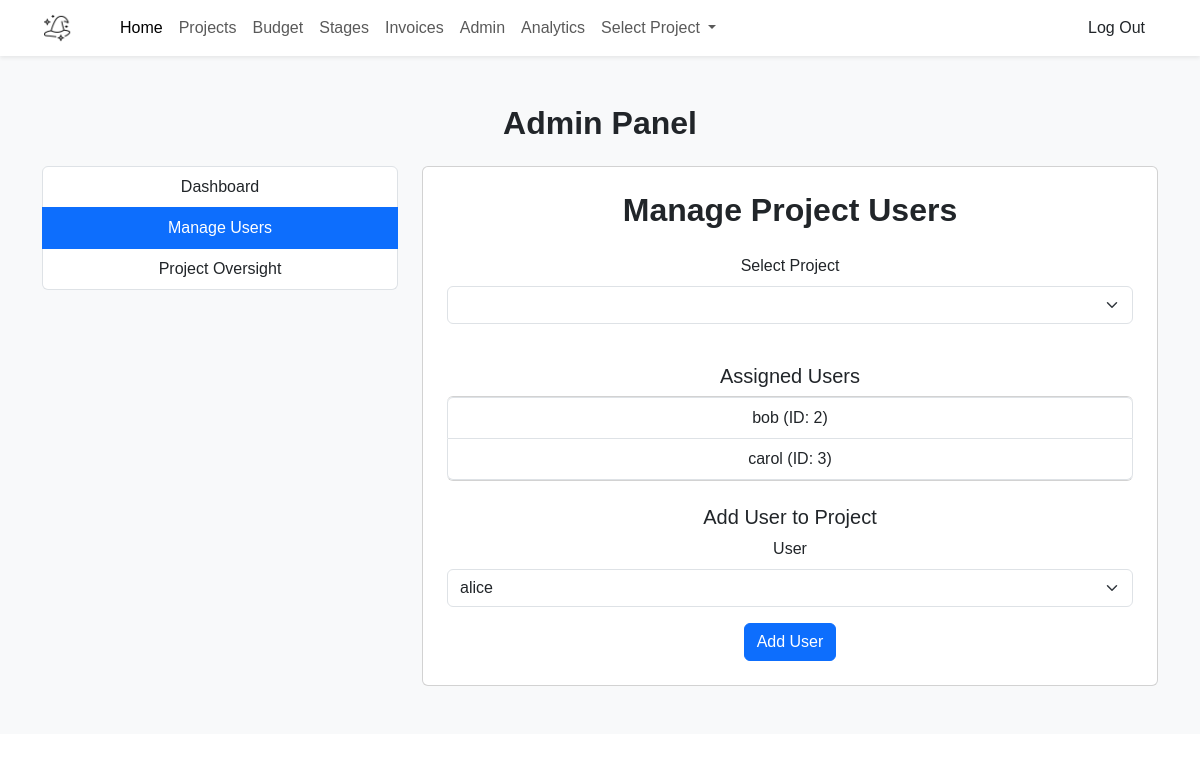
Page /admin/users (signed in) on the committed database.
### tables this page shows
CREATE TABLE users (
    user_id INT AUTO_INCREMENT PRIMARY KEY,
    username VARCHAR(20) NOT NULL UNIQUE,
    email VARCHAR(50) NOT NULL UNIQUE,
    password_hash VARCHAR(50) NOT NULL,
    is_admin TINYINT(1) NOT NULL,
    is_active TINYINT(1) NOT NULL,
    created_at DATETIME DEFAULT CURRENT_TIMESTAMP
);

### src/Controllers/AdminController.php (called while the page is built, shortened)
<?php
class AdminController extends BaseController
{
     public function manageUsers()
    {
        $db = new Database();
        $conn = $db->connect();
        $userStmt = $conn->prepare("SELECT user_id, username FROM users");
        $userStmt->execute();
        $users = $userStmt->fetchAll(PDO::FETCH_ASSOC);
        $selectedProjectId = $_SESSION['project_id'] ?? 0;
        $assignedStmt = $conn->prepare(
            "SELECT u.user_id, u.username
             FROM users u
             JOIN project_users pu ON u.user_id = pu.user_id
             WHERE pu.project_id = :project_id"
        );
        $assignedStmt->execute([':project_id' => $selectedProjectId]);
        $assignedUsers = $assignedStmt->fetchAll(PDO::FETCH_ASSOC);
        include __DIR__ . '/../views/manage_users.php';
    }
}

### src/views/manage_users.php (the view, shortened to what this page needs)
<!DOCTYPE html>
<html lang="en">
<head>
  <link href="https://cdn.jsdelivr.net/npm/bootstrap@5.3.6/dist/css/bootstrap.min.css" rel="stylesheet">
  <link rel="stylesheet" href="/assets/css/style.css">
</head>
<body>
  <?php include 'navbar.php'; ?>
  <section class="py-5 bg-light">
    <div class="container">
      <h2 class="text-center fw-bold mb-4">Admin Panel</h2>
      <div class="row">
        <div class="col-md-4">
          <div class="list-group">
            <a href="/admin" class="list-group-item list-group-item-action" aria-current="true">
              Dashboard
            </a>
            <a href="/admin/users" class="list-group-item list-group-item-action active">Manage Users</a>
            <a href="/admin/project_overview" class="list-group-item list-group-item-action">Project Oversight</a>
          </div>
        </div>
        <div class="col-md-8">
          <div class="card p-4">
            <h2 class="fw-bold mb-4">Manage Project Users</h2>
            <form method="GET" action="/admin/users" class="mb-4">
              <div class="mb-3">
                <label for="projectSelect" class="form-label">Select Project</label>
                <select id="projectSelect" name="project_id" class="form-select" onchange="this.form.submit()">
                </select>
              </div>
            </form>
            <h5>Assigned Users</h5>
            <ul class="list-group mb-4">
              <?php foreach ($assignedUsers as $au): ?>
                <li class="list-group-item"><?= htmlspecialchars($au['username']) ?> (ID: <?= $au['user_id'] ?>)</li>
              <?php endforeach; ?>
            </ul>
            <h5>Add User to Project</h5>
            <form method="POST" action="/admin/assignUser">
              <div class="mb-3">
                <label for="userSelect" class="form-label">User</label>
                <select id="userSelect" name="user_id" class="form-select">
                  <?php
                    $assignedIds = array_column($assignedUsers, 'user_id');
                    foreach ($users as $user):
                      if (in_array($user['user_id'], $assignedIds)) continue;
                  ?>
                    <option value="<?= $user['user_id'] ?>"><?= htmlspecialchars($user['username']) ?></option>
                  <?php endforeach; ?>
                </select>
              </div>
              <button type="submit" class="btn btn-primary">Add User</button>
            </form>
          </div>
      </div>
    </div>
  </section>
</body>
</html>

### public/assets/css/style.css (style rules this page uses)
:root { --color-primary: #f3f4f6; --color-secondary: #d1d5db; }
body { font-family: Arial, sans-serif; margin: 0; padding: 0; text-align: center; }

### rows in the picture
users: username "bob", user_id "2"
users: username "carol", user_id "3"

### other values in the picture
$currentProjectName "Select Project"
form field user_id "alice"
